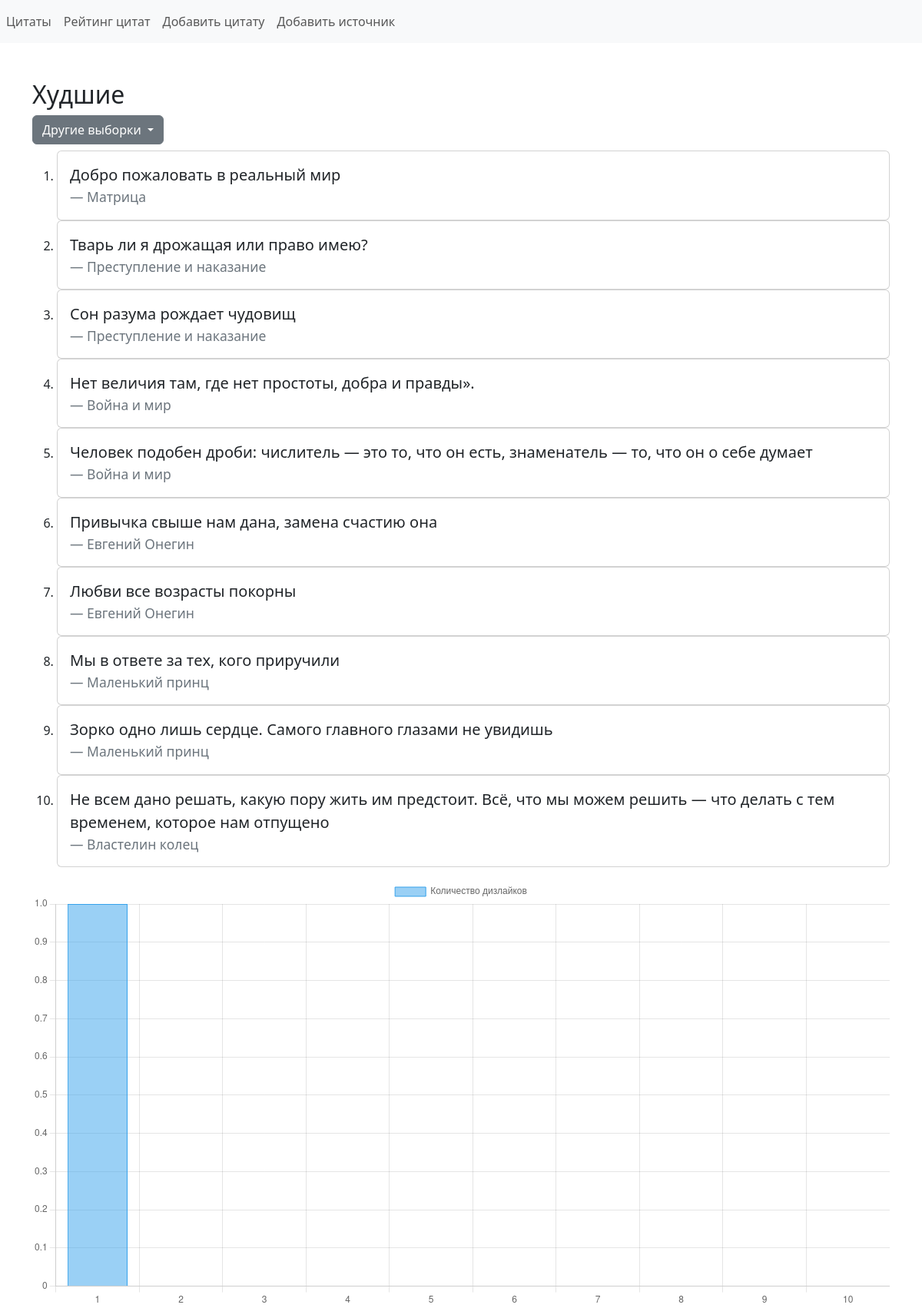
Page /rating/worst/ on the earlier database version.
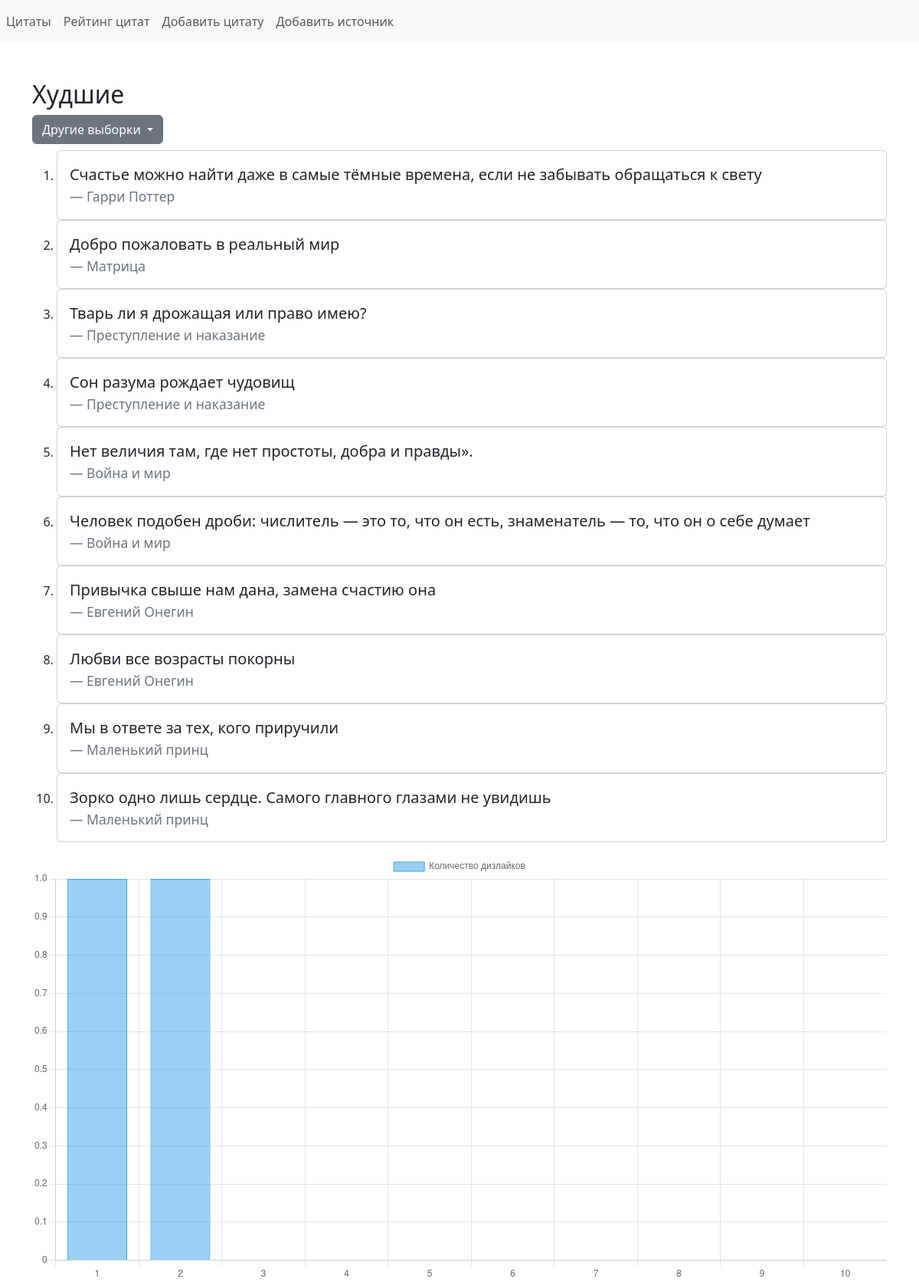
Same page on the later database version.
### quotes/models.py (models this page shows, shortened)
class Quote(models.Model):
    quote_text = models.TextField()
    weight = models.IntegerField()
    source = models.ForeignKey(Source, on_delete=models.CASCADE)
    likes = models.IntegerField(default=0)
    dislikes = models.IntegerField(default=0)

class Source(models.Model):
    name = models.TextField()

### quotes/views.py (the view)
# urls.py: path('rating/<str:sample>/', views.rating, name='rating'),
def rating(request, sample):
    if sample == 'popular':
        quotes = Quote.objects.order_by('-likes')[:10]
        title = 'Наиболее популярные'
        data_list = quotes.values_list('likes', flat=True)
        title_graph = 'Количество лайков'
    elif sample == 'worst':
        quotes = Quote.objects.order_by('-dislikes')[:10]
        title = 'Худшие'
        data_list = quotes.values_list('dislikes', flat=True)
        title_graph = 'Количество дизлайков'
    elif sample == 'newest':
        quotes = Quote.objects.order_by('-id')[:10]
        title = 'Самые новые'
        data_list = quotes.values_list('id', flat=True)
        title_graph = 'Порядковый номер цитаты'
    elif sample == 'oldest':
        quotes = Quote.objects.order_by('id')[:10]
        title = 'Самые старые'
        data_list = quotes.values_list('id', flat=True)
        title_graph = 'Порядковый номер цитаты'
    elif sample == 'frequent':
        quotes = Quote.objects.order_by('-weight')[:10]
        title = 'Часто встречающиеся'
        data_list = quotes.values_list('weight', flat=True)
        title_graph = 'Показатель весов'
    elif sample == 'rare':
        quotes = Quote.objects.order_by('weight')[:10]
        title = 'Редкие'
        data_list = quotes.values_list('weight', flat=True)
        title_graph = 'Показатель весов'
    context = {'quotes': quotes, 'title': title, 'sample': sample,
               'quotes_text': list(range(1, 11)) if len(quotes) > 9 else list(range(1, len(quotes) + 1)),
               'data_list': data_list,
               'title_graph': title_graph,
               }
    return render(request, 'quotes/rating.html', context)

### quotes/templates/quotes/rating.html (shortened to what this page needs)
{% extends 'quotes/base.html' %}
{% block content %}
<h2>{{ title }}</h2>
<div class="dropdown">
  <button class="btn btn-secondary dropdown-toggle" type="button" id="dropdownMenuButton" data-bs-toggle="dropdown" aria-haspopup="true" aria-expanded="false">
    Другие выборки
  </button>
</div>
<ol class="mt-2">
    {% for q in quotes %}
    <li>
        <div class="card">
          <div class="card-body">
            <blockquote class="blockquote mb-0">
              <p>{{ q.quote_text }}</p>
              <footer class="blockquote-footer">{{ q.source.name }}</footer>
            </blockquote>
          </div>
        </div>
    </li>
    {% endfor %}
</ol>
<div>
  <canvas id="myChart"></canvas>
</div>
<script>
  const ctx = document.getElementById('myChart');
  new Chart(ctx, {
    type: 'bar',
    data: {
      labels: [{% for item in quotes_text %}"{{ item }}",{% endfor %}],
      datasets: [{
        label: '{{ title_graph }}',
        data: [{% for item in data_list %}{{ item }},{% endfor %}],
        borderWidth: 1
      }]
    },
    options: {
      scales: {
        y: {
          beginAtZero: true
        }
      }
    }
  });
</script>
{% endblock %}

### quotes/templates/quotes/base.html (shortened to what this page needs)
<!DOCTYPE html>
<html lang="en">
<head>
    <link href="https://cdn.jsdelivr.net/npm/bootstrap@5.3.3/dist/css/bootstrap.min.css" rel="stylesheet">
</head>
<body>
<nav class="navbar navbar-expand-lg navbar-light bg-light">
  <div class="collapse navbar-collapse" id="navbarNav">
    <ul class="navbar-nav">
        <li class="nav-item">
        <a class="nav-link" href="{% url 'index' %}">Цитаты</a>
      </li>
      <li class="nav-item">
        <a class="nav-link" href="{% url 'rating' 'popular' %}">Рейтинг цитат</a>
      </li>
      <li class="nav-item">
        <a class="nav-link" href="{% url 'add_quote' %}">Добавить цитату</a>
      </li>
      <li class="nav-item">
        <a class="nav-link" href="{% url 'add_source' %}">Добавить источник</a>
      </li>
    </ul>
  </div>
</nav>
<div class="container mt-5">
    {% block content %}
    {% endblock %}
</div>
</body>
</html>

Differences in the rows shown:
no longer on this page (row unchanged): Quote: quote_text "Не всем дано решать, какую пору жить им предстоит. Всё, что мы можем решить — что делать с тем временем, которое нам отпущено", source.name "Властелин колец"
now on this page (row edited): Quote: quote_text "Счастье можно найти даже в самые тёмные времена, если не забывать обращаться к свету", source.name "Гарри Поттер"
Other differences:
chart data {{ item }}: 1, 0, 0, 0, 0, 0, 0, 0, 0, 0 → 1, 1, 0, 0, 0, 0, 0, 0, 0, 0
